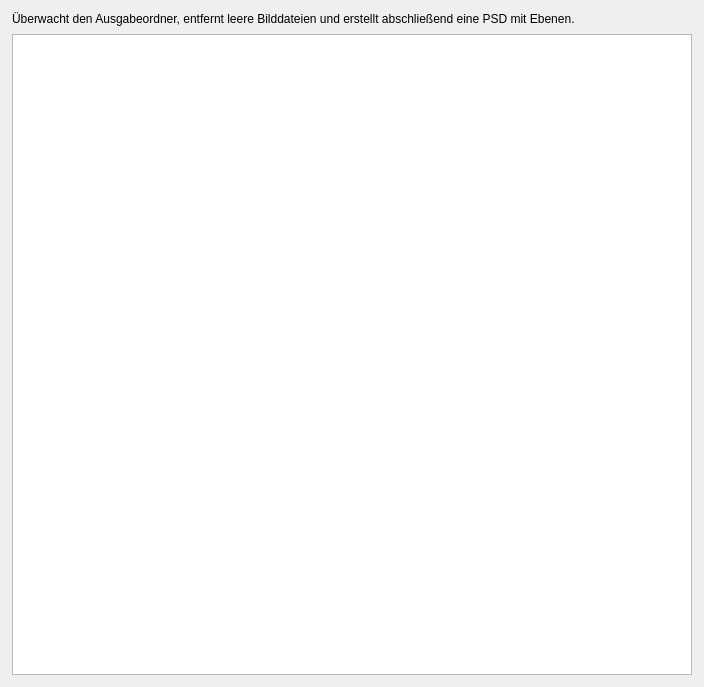
<?xml version="1.0" encoding="UTF-8"?>
<ui version="4.0">
 <class>Form</class>
 <widget class="QWidget" name="Form">
  <property name="geometry">
   <rect>
    <x>0</x>
    <y>0</y>
    <width>704</width>
    <height>687</height>
   </rect>
  </property>
  <property name="windowTitle">
   <string>Bilddaten Manager</string>
  </property>
  <property name="windowIcon">
   <iconset>
    <normaloff>monkey.png</normaloff>monkey.png</iconset>
  </property>
  <layout class="QVBoxLayout" name="verticalLayout">
   <property name="spacing">
    <number>8</number>
   </property>
   <property name="leftMargin">
    <number>12</number>
   </property>
   <property name="topMargin">
    <number>12</number>
   </property>
   <property name="rightMargin">
    <number>12</number>
   </property>
   <property name="bottomMargin">
    <number>12</number>
   </property>
   <item>
    <widget class="QLabel" name="labelDesc">
     <property name="text">
      <string>Überwacht den Ausgabeordner, entfernt leere Bilddateien und erstellt abschließend eine PSD mit Ebenen.</string>
     </property>
     <property name="wordWrap">
      <bool>true</bool>
     </property>
    </widget>
   </item>
   <item>
    <widget class="QTextBrowser" name="statusBrowser"/>
   </item>
  </layout>
 </widget>
 <resources/>
 <connections/>
</ui>
